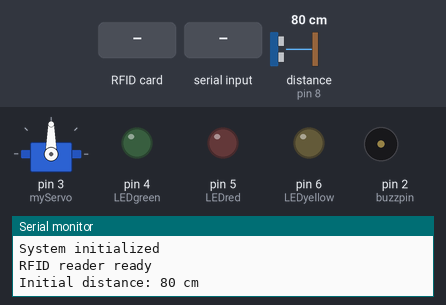
This sketch was run on a simulated Arduino Uno, built with avr-gcc and run on an emulated ATmega328P. Parts: servo, output pins drawn as LEDs (lit = HIGH), buzzer (waves = sounding, pin HIGH), the last lines printed to the serial monitor. Wiring (inferred from the names in the program): ultrasonic range finder: trigger pin 7; echo pin 8. Inputs (shaded band) come from the test bench; at power-on: distance to the obstacle (sensor on pin 8) 80 cm. The echo pulse lasts 58.3 µs per cm; pins used as bus, display or sensor lines are not drawn.

Above: at 1.5 s.
1.6 s: RFID card 68 81 5F 35 held to the reader
At 2.6 s:
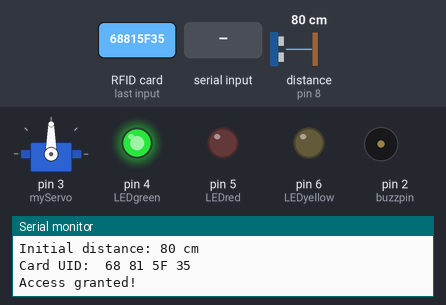
4.6 s: distance to the obstacle (sensor on pin 8) set to 74 cm
6.1 s: distance to the obstacle (sensor on pin 8) set to 65 cm
At 6.25 s:
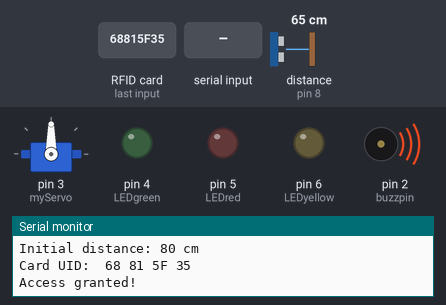
9.1 s: RFID card 5E 7A 19 C4 held to the reader
At 10.0 s:
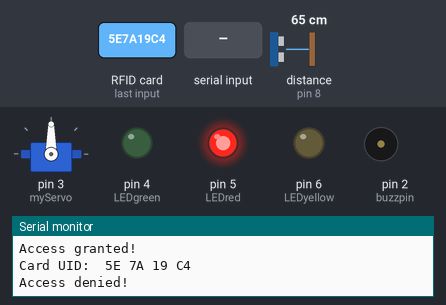
12.1 s: "1" received over Serial
At 12.64 s:
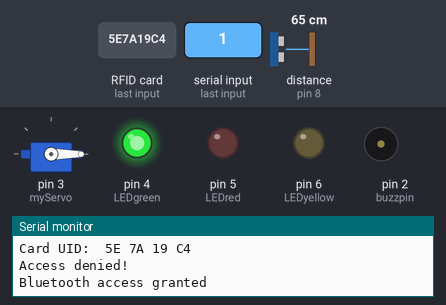
Timing chart, 0 to 14.6 s (numbered marks = the images above; inputs shaded):
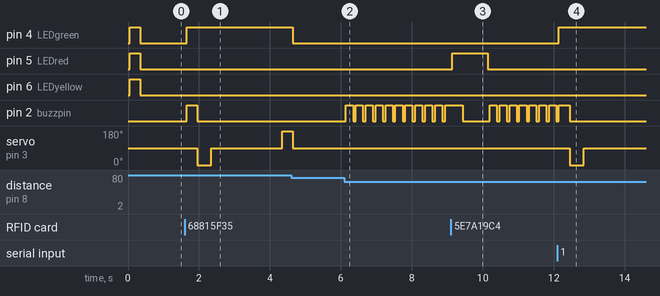

Measured:
- the behaviour switches between 70 and 69 cm on distance to the obstacle (sensor on pin 8) (found by bisection; images 1 and 2)
- after the input at 1.6 s, pin 4 (LEDgreen): LOW → HIGH after 0.05 s; pin 2 (buzzpin): LOW → HIGH after 0.05 s, → LOW 0.30 s later; servo on pin 3 (myServo): 90° → 0° after 0.35 s, → 90° 0.40 s later, → 180° 2.0 s later
- after the input at 6.1 s, pin 2 (buzzpin): alternates HIGH for 0.20 s and LOW for 0.08 s, starting at once
- after the input at 9.1 s, pin 5 (LEDred): LOW → HIGH at once, → LOW 1.0 s later
- after the input at 12.1 s, pin 4 (LEDgreen): LOW → HIGH after 0.05 s; servo on pin 3 (myServo): 90° → 0° after 0.35 s, → 90° 0.40 s later

The sketch:

rfidproject.ino
```cpp
#define RST_PIN   10
#define SS_PIN    9
#define MISO_PIN  11
#define MOSI_PIN  12
#define SCK_PIN   13
const int LEDred = 5; //Red LED
const int LEDgreen = 4; //Green LED
const int LEDyellow = 6; //Yellow LED
const int buzzpin = 2; //buzzer
#include <SPI.h>
#include <MFRC522.h>
#include <Servo.h>
Servo myServo;
// Ultrasonic sensor pins
#define TRIG_PIN 7
#define ECHO_PIN 8

// Baseline distance for ultrasonic sensor
long initialDistance = 0;

// Measure distance in cm using ultrasonic sensor
long measureDistance() {
  digitalWrite(TRIG_PIN, LOW);
  delayMicroseconds(2);
  digitalWrite(TRIG_PIN, HIGH);
  delayMicroseconds(10);
  digitalWrite(TRIG_PIN, LOW);
  long duration = pulseIn(ECHO_PIN, HIGH);
  long distance = duration / 58;
  return distance;
}

// Perform the door opening sequence
void openDoor() {
  digitalWrite(LEDgreen, HIGH);
  digitalWrite(buzzpin, HIGH);
  delay(300);
  digitalWrite(buzzpin, LOW);
  myServo.write(0);
  delay(400);
  myServo.write(90);
  delay(2000);
  myServo.write(180);
  delay(300);
  myServo.write(90);
  digitalWrite(LEDgreen, LOW);
}

MFRC522 mfrc522(SS_PIN, RST_PIN); // Create MFRC522 instance
int angle; // creates servo angle integer

// the authorizedUID is basically just what your card is... I set it to the UID of my blue tag.
byte authorizedUID[4] = {0x68, 0x81, 0x5F, 0x35};

void setup() {
  // Initialize serial comms
  Serial.begin(9600); // Serial for debugging

  // Set servo pin
  myServo.attach(3);  // Servo on pin 3
  myServo.write(90);  // Initialize at neutral position (stop for continuous)

  // Initialize LEDs and buzzer as outputs
  pinMode(LEDred, OUTPUT);
  pinMode(LEDgreen, OUTPUT);
  pinMode(LEDyellow, OUTPUT);
  pinMode(buzzpin, OUTPUT);
  // Initialize ultrasonic sensor pins
  pinMode(TRIG_PIN, OUTPUT);
  pinMode(ECHO_PIN, INPUT);

  // Initialize SPI
  SPI.begin();

  // Initialize card reader
  mfrc522.PCD_Init();

  // Debug messages
  Serial.println(F("System initialized"));
  Serial.println(F("RFID reader ready"));

  // Flash all LEDs to indicate startup
  digitalWrite(LEDred, HIGH);
  digitalWrite(LEDgreen, HIGH);
  digitalWrite(LEDyellow, HIGH);
  delay(300);
  digitalWrite(LEDred, LOW);
  digitalWrite(LEDgreen, LOW);
  digitalWrite(LEDyellow, LOW);
  // Measure and store initial distance
  initialDistance = measureDistance();
  Serial.print(F("Initial distance: "));
  Serial.print(initialDistance);
  Serial.println(F(" cm"));
}

void loop() {
  angle = 0;
  bool rfidDetected = false;
  // Bluetooth section: open door on '1' received
  if (Serial.available() > 0) {
    char c = Serial.read();
    if (c == '1') {
      Serial.println(F("Bluetooth access granted"));
      openDoor();
    }
  }

  // Ultrasonic sensor check: buzz if object moves more than 10cm from initial distance
  long currentDistance = measureDistance();
  long delta = currentDistance - initialDistance;
  // if moved farther or closer by more than 10cm
  if (delta > 10 || delta < -10) {
    digitalWrite(buzzpin, HIGH);
    delay(200);
    digitalWrite(buzzpin, LOW);
  }

  // RFID section
  // Look for new cards - don't return early
  if (mfrc522.PICC_IsNewCardPresent()) {
    // Select one of the cards - don't return early
    if (mfrc522.PICC_ReadCardSerial()) {
      rfidDetected = true;
    }
  }

  // Process RFID card if detected
  if (rfidDetected) {
    // Print UID of scanned card
    Serial.print("Card UID: ");
    for (byte i = 0; i < mfrc522.uid.size; i++) {
      Serial.print(mfrc522.uid.uidByte[i] < 0x10 ? " 0" : " ");
      Serial.print(mfrc522.uid.uidByte[i], HEX);
    }
    Serial.println();

    // Compare UID with authorized card
    if (checkUID(mfrc522.uid.uidByte, authorizedUID)) {
      // Access granted
      Serial.println("Access granted!");

      // Open door sequence
      openDoor();
    } else {
      // Access denied
      Serial.println("Access denied!");

      // Turn on red LED and buzzer
      digitalWrite(LEDred, HIGH);
      digitalWrite(buzzpin, HIGH);
      delay(300); // Shortened buzzer time
      digitalWrite(buzzpin, LOW);
      delay(700); // Keep red LED on a bit longer
      digitalWrite(LEDred, LOW);
    }

    // Halt PICC
    mfrc522.PICC_HaltA();
    // Stop encryption on PCD
    mfrc522.PCD_StopCrypto1();
  }

  // Small delay to stabilize the loop
  delay(50);
}

// Function to check if the scanned card matches the authorized card
bool checkUID(byte scannedUID[], byte storedUID[]) {
  for (int i = 0; i < 4; i++) {
    if (scannedUID[i] != storedUID[i]) {
      return false;
    }
  }
  return true;
}
```
